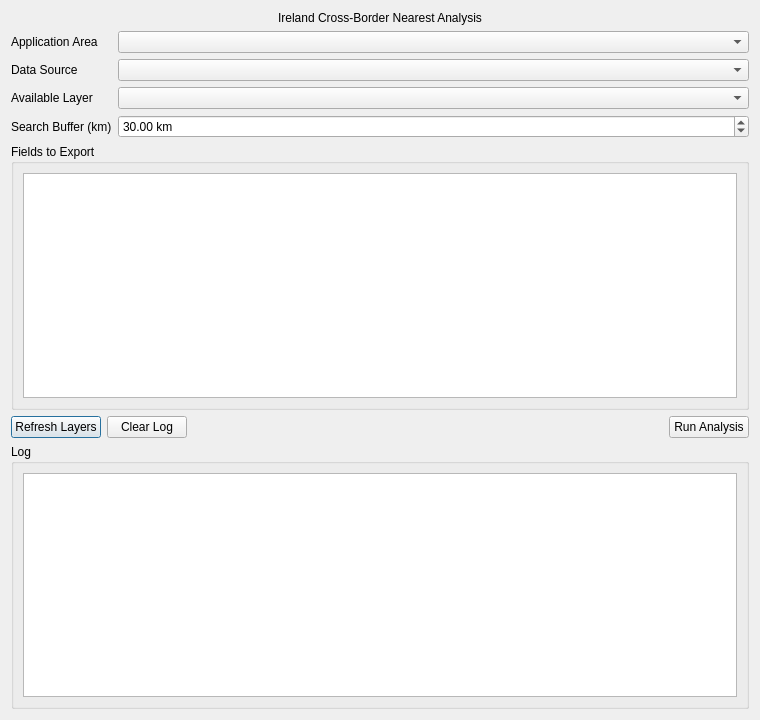
<?xml version="1.0" encoding="UTF-8"?>
<ui version="4.0">
 <class>NearestAnalysisDialogBase</class>
 <widget class="QDialog" name="NearestAnalysisDialogBase">
  <property name="geometry">
   <rect>
    <x>0</x>
    <y>0</y>
    <width>760</width>
    <height>720</height>
   </rect>
  </property>
  <property name="windowTitle">
   <string>Ireland Cross-Border Nearest Analysis</string>
  </property>
  <layout class="QVBoxLayout" name="verticalLayout">
   <item>
    <widget class="QLabel" name="title_label">
     <property name="text">
      <string>Ireland Cross-Border Nearest Analysis</string>
     </property>
     <property name="alignment">
      <set>Qt::AlignCenter</set>
     </property>
    </widget>
   </item>
   <item>
    <layout class="QFormLayout" name="formLayout">
     <item row="0" column="0">
      <widget class="QLabel" name="label_app">
       <property name="text">
        <string>Application Area</string>
       </property>
      </widget>
     </item>
     <item row="0" column="1">
      <widget class="QComboBox" name="combo_app"/>
     </item>
     <item row="1" column="0">
      <widget class="QLabel" name="label_provider">
       <property name="text">
        <string>Data Source</string>
       </property>
      </widget>
     </item>
     <item row="1" column="1">
      <widget class="QComboBox" name="combo_provider"/>
     </item>
     <item row="2" column="0">
      <widget class="QLabel" name="label_api">
       <property name="text">
        <string>Available Layer</string>
       </property>
      </widget>
     </item>
     <item row="2" column="1">
      <widget class="QComboBox" name="combo_api"/>
     </item>
     <item row="3" column="0">
      <widget class="QLabel" name="label_buffer">
       <property name="text">
        <string>Search Buffer (km)</string>
       </property>
      </widget>
     </item>
     <item row="3" column="1">
      <widget class="QDoubleSpinBox" name="buffer_distance_spin">
       <property name="minimum">
        <double>0.100000000000000</double>
       </property>
       <property name="maximum">
        <double>500.000000000000000</double>
       </property>
       <property name="singleStep">
        <double>1.000000000000000</double>
       </property>
       <property name="value">
        <double>30.000000000000000</double>
       </property>
       <property name="suffix">
        <string> km</string>
       </property>
      </widget>
     </item>
    </layout>
   </item>
   <item>
    <widget class="QGroupBox" name="fields_group">
     <property name="title">
      <string>Fields to Export</string>
     </property>
     <layout class="QVBoxLayout" name="fieldsLayout">
      <item>
       <widget class="QListWidget" name="fields_list"/>
      </item>
     </layout>
    </widget>
   </item>
   <item>
    <layout class="QHBoxLayout" name="buttonLayout">
     <item>
      <widget class="QPushButton" name="refresh_btn">
       <property name="text">
        <string>Refresh Layers</string>
       </property>
      </widget>
     </item>
     <item>
      <widget class="QPushButton" name="clear_log_btn">
       <property name="text">
        <string>Clear Log</string>
       </property>
      </widget>
     </item>
     <item>
      <spacer name="horizontalSpacer">
       <property name="orientation">
        <enum>Qt::Horizontal</enum>
       </property>
       <property name="sizeHint" stdset="0">
        <size>
         <width>40</width>
         <height>20</height>
        </size>
       </property>
      </spacer>
     </item>
     <item>
      <widget class="QPushButton" name="run_btn">
       <property name="text">
        <string>Run Analysis</string>
       </property>
      </widget>
     </item>
    </layout>
   </item>
   <item>
    <widget class="QGroupBox" name="log_group">
     <property name="title">
      <string>Log</string>
     </property>
     <layout class="QVBoxLayout" name="logLayout">
      <item>
       <widget class="QTextBrowser" name="log_browser"/>
      </item>
     </layout>
    </widget>
   </item>
  </layout>
 </widget>
 <resources/>
 <connections/>
</ui>
